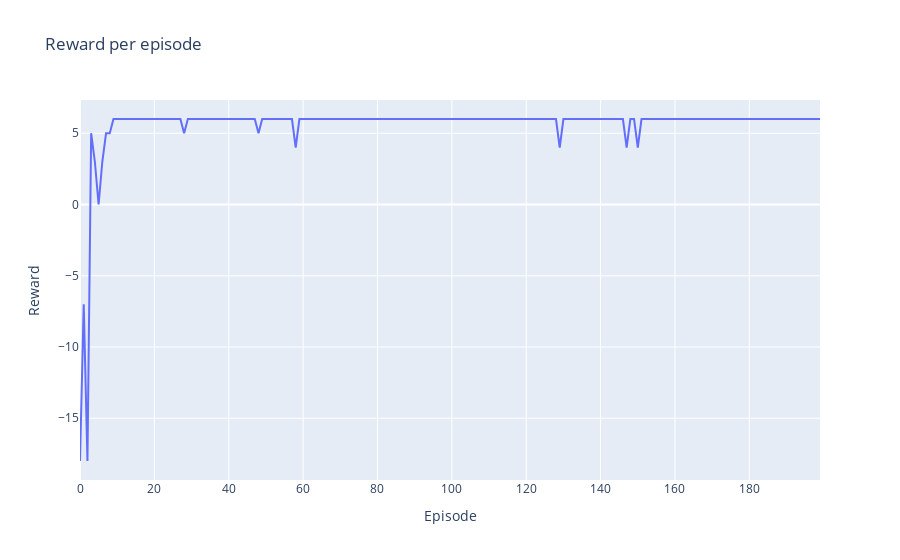

Write notebook code for a chart like this one.
### Code cell
import plotly.io as pio
import plotly.graph_objs as go


def objective(trial):
    env = TreasureHuntEnv()
    agent = SARSAAgent(env.action_space, env.observation_space,
                       alpha=trial.suggest_float(
                           "alpha", 0.001, 0.5, log=True),
                       gamma=trial.suggest_categorical(
                           "gamma", [0.5, 0.75, 0.9]),
                       epsilon=trial.suggest_uniform("epsilon", 0.01, 1.0))

    num_episodes = trial.suggest_categorical("num_episodes", [500, 1000, 2000])
    max_timesteps = trial.suggest_categorical("max_timesteps", [100, 200, 500])

    rewards = []
    for i in range(num_episodes):
        obs = env.reset()
        done = False
        episode_reward = 0
        for j in range(max_timesteps):
            action = agent.act(obs, episode_reward, done)
            next_obs, reward, done, _ = env.step(action)
            next_action = agent.act(next_obs, reward, done)
            agent.learn(obs, action, reward, next_obs, next_action, done)
            obs = next_obs
            episode_reward += reward
            if done:
                break
        rewards.append(episode_reward)
    return -np.mean(rewards)


study = optuna.create_study(direction="minimize")
study.optimize(objective, n_trials=50)

print("Number of finished trials: ", len(study.trials))
print("Best trial:")
trial = study.best_trial
print("  Value: ", trial.value)
print("  Params: ")
for key, value in trial.params.items():
    print(f"    {key}: {value}")

# Train the agent with the best hyperparameters
env = TreasureHuntEnv()
best_alpha = study.best_params["alpha"]
best_gamma = study.best_params["gamma"]
best_epsilon = study.best_params["epsilon"]

agent = SARSAAgent(env.action_space, env.observation_space,
                   alpha=best_alpha, gamma=best_gamma, epsilon=best_epsilon)

num_episodes = 200
max_timesteps = 50

rewards = []
for i in range(num_episodes):
    obs = env.reset()
    done = False
    episode_reward = 0
    for j in range(max_timesteps):
        action = agent.act(obs, episode_reward, done)
        next_obs, reward, done, _ = env.step(action)
        next_action = agent.act(next_obs, reward, done)
        agent.learn(obs, action, reward, next_obs, next_action, done)
        obs = next_obs
        episode_reward += reward
        if done:
            break
    rewards.append(episode_reward)

# Print results
print("Training complete!")
print(f"Avg. reward over {num_episodes} episodes: {np.mean(rewards)}")
print(f"Standard deviation of rewards: {np.std(rewards)}")
print(f"Min reward: {np.min(rewards)}")
print(f"Max reward: {np.max(rewards)}")


fig = go.Figure(go.Scatter(x=list(range(len(rewards))), y=rewards))
fig.update_layout(title="Reward per episode",
                  xaxis_title="Episode", yaxis_title="Reward")
pio.show(fig)

### Figure 1 — Plotly figure (JSON) as saved in the notebook; plotly's stock layout.template omitted (floating-point values rounded to 4 significant figures; data arrays with more than 128 entries replaced by an {"elided": "..."} marker saying what was removed)
{"data": [{"type": "scatter", "x": {"elided": "200 int values"}, "y": {"elided": "200 int values"}}], "layout": {"title": {"text": "Reward per episode"}, "xaxis": {"title": {"text": "Episode"}}, "yaxis": {"title": {"text": "Reward"}}}}
